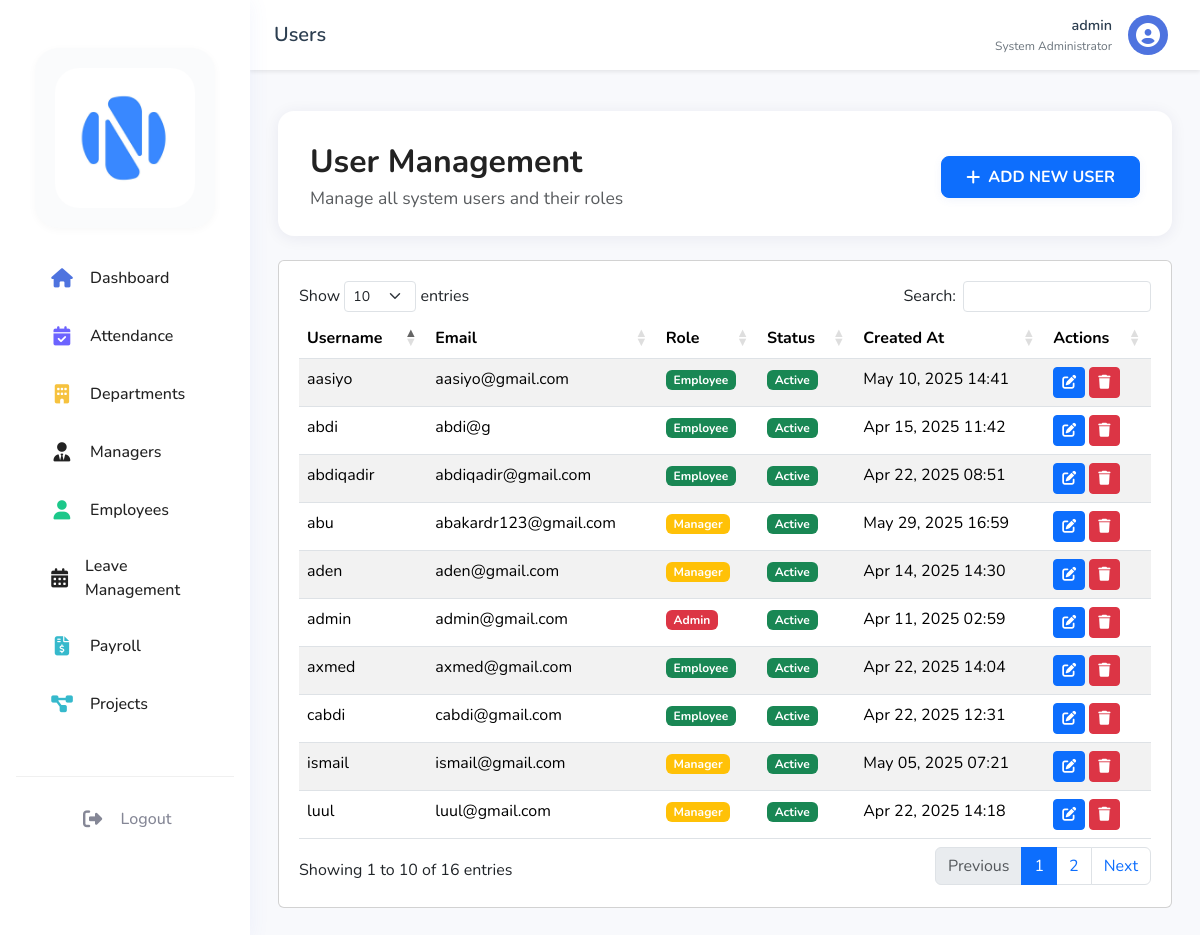
Page /dashboard/admin/users.php (signed in) on the committed database.
### tables this page shows
CREATE TABLE `users` (
  `user_id` int(11) NOT NULL,
  `username` varchar(50) NOT NULL,
  `password` varchar(255) NOT NULL,
  `email` varchar(100) NOT NULL,
  `role` enum('admin','hr','manager','employee') NOT NULL,
  `status` enum('active','inactive') DEFAULT 'active',
  `created_at` timestamp NOT NULL DEFAULT current_timestamp(),
  `last_login` timestamp NULL DEFAULT NULL
);

### dashboard/admin/includes/functions.php (called while the page is built, shortened)
<?php
function getRoleBadgeClass($role) {
    switch ($role) {
        case 'admin':
            return 'danger';
        case 'manager':
            return 'warning';
        case 'employee':
            return 'success';
    }
}

### dashboard/admin/users.php (the view, shortened to what this page needs)
<?php
require_once '../../config/database.php';
require_once 'includes/functions.php';
try {
    $stmt = $pdo->query("SELECT * FROM users ORDER BY created_at DESC");
    $users = $stmt->fetchAll();
} catch (PDOException $e) {
    $error = "Error fetching users: " . $e->getMessage();
}
?>
<!DOCTYPE html>
<html lang="en">
<head>
    <link href="https://cdn.jsdelivr.net/npm/bootstrap@5.3.2/dist/css/bootstrap.min.css" rel="stylesheet">
    <link rel="stylesheet" href="https://cdnjs.cloudflare.com/ajax/libs/font-awesome/6.4.0/css/all.min.css">
    <link rel="stylesheet" href="../../assets/css/dashboard.css">
    <link rel="stylesheet" href="https://cdn.datatables.net/1.11.5/css/dataTables.bootstrap5.min.css">
</head>
<body>
    <?php include 'includes/sidebar.php'; ?>
    <div class="main-content" id="main-content">
        <?php include 'includes/topbar.php'; ?>
        <div class="container-fluid" style="margin-top: 20px;">
            <div class="dashboard-header mb-4" style="border-radius: 16px; box-shadow: 0 2px 16px rgba(30,34,90,0.07); padding: 2rem 2rem 1.5rem 2rem; background: #fff;">
                <div class="d-flex justify-content-between align-items-center flex-wrap">
                    <div class="pe-3">
                        <h1 class="fw-bold mb-1" style="font-size:2rem; color:#222;">User Management</h1>
                        <div class="text-muted" style="font-size:1.1rem;">Manage all system users and their roles</div>
                    </div>
                    <button class="btn btn-primary fw-bold px-4 py-2 d-flex align-items-center" style="font-size:1rem; border-radius:8px; box-shadow:0 2px 8px rgba(78,115,223,0.08);" data-bs-toggle="modal" data-bs-target="#addUserModal">
                        <i class="fas fa-plus me-2"></i> ADD NEW USER
                    </button>
                </div>
            </div>
            <div class="card">
                <div class="card-body">
                    <table id="usersTable" class="table table-striped">
                        <thead>
                            <tr>
                                <th>Username</th>
                                <th>Email</th>
                                <th>Role</th>
                                <th>Status</th>
                                <th>Created At</th>
                                <th>Actions</th>
                            </tr>
                        </thead>
                        <tbody>
                            <?php foreach ($users as $user): ?>
                            <tr>
                                <td><?php echo htmlspecialchars($user['username']); ?></td>
                                <td><?php echo htmlspecialchars($user['email']); ?></td>
                                <td>
                                    <span class="badge bg-<?php echo getRoleBadgeClass($user['role']); ?>">
                                        <?php echo ucfirst($user['role']); ?>
                                    </span>
                                </td>
                                <td>
                                    <span class="badge bg-<?php echo $user['status'] === 'active' ? 'success' : 'danger'; ?>">
                                        <?php echo ucfirst($user['status']); ?>
                                    </span>
                                </td>
                                <td><?php echo date('M d, Y H:i', strtotime($user['created_at'])); ?></td>
                                <td>
                                    <button class="btn btn-sm btn-primary" onclick='editUser(<?php echo json_encode($user); ?>)'>
                                        <i class="fas fa-edit"></i>
                                    </button>
                                    <button class="btn btn-sm btn-danger" onclick="deleteUser(<?php echo $user['user_id']; ?>)">
                                        <i class="fas fa-trash"></i>
                                    </button>
                                </td>
                            </tr>
                            <?php endforeach; ?>
                        </tbody>
                    </table>
                </div>
            </div>
        </div>
    </div>
</body>
</html>

### dashboard/admin/includes/topbar.php (shortened to what this page needs)
<?php
$stmt = $pdo->prepare("SELECT * FROM users WHERE user_id = ? AND role = 'admin'");
$stmt->execute([$_SESSION['user_id']]);
$admin = $stmt->fetch();
?>
<nav class="topbar">
    <div class="topbar-left">
        <div class="page-title">
            <?php
            $current_page = basename($_SERVER['PHP_SELF'], '.php');
            echo ucfirst($current_page);
            ?>
        </div>
    </div>
    <div class="topbar-right">
        <div class="profile-dropdown">
            <button class="profile-btn" onclick="toggleProfileMenu()">
                <div class="profile-info">
                    <span class="profile-name"><?php echo htmlspecialchars($admin['username']); ?></span>
                    <span class="profile-department">System Administrator</span>
                </div>
                <div class="profile-avatar">
                    <i class="fas fa-user-circle"></i>
                </div>
            </button>
        </div>
    </div>
</nav>

### assets/css/dashboard.css (style rules this page uses)
:root { --sidebar-width: 250px; --sidebar-collapsed-width: 70px; --topbar-height: 60px; --primary-color: #4e73df; --secondary-color: #858796; --success-color: #1cc88a; --info-color: #36b9cc; --warning-color: #f6c23e; --danger-color: #e74a3b; }
body { font-family: 'Nunito', sans-serif; background-color: #f8f9fc; }
.main-content { margin-left: 250px; padding: 1rem; padding-top: 75px; transition: all 0.3s ease; min-height: 100vh; }
.topbar { position: fixed; top: 0; right: 0; left: 250px; height: 60px; background: white; box-shadow: 0 2px 4px rgba(0,0,0,0.1); padding: 0 1rem; display: flex; align-items: center; transition: all 0.3s ease; z-index: 1030; }
.card-body { padding: 1.25rem; }
.container-fluid { padding-top: 1rem; }
.card { margin-bottom: 1rem; }

### dashboard/admin/includes/topbar.php (style rules this page uses)
.topbar { position: fixed; top: 0; right: 0; left: 250px; height: 70px; background: #fff; display: flex; align-items: center; justify-content: space-between; padding: 0 1.5rem; z-index: 1030; box-shadow: 0 2px 4px rgba(0, 0, 0, 0.08); transition: all 0.3s ease; }
.topbar-left { display: flex; align-items: center; gap: 1rem; }
.page-title { font-size: 1.25rem; font-weight: 600; color: #2c3e50; }
.topbar-right { display: flex; align-items: center; gap: 1rem; }
.profile-dropdown { position: relative; }
.profile-btn { display: flex; align-items: center; gap: 1rem; background: none; border: none; padding: 0.5rem; cursor: pointer; border-radius: 0.375rem; transition: background-color 0.3s ease; }
.profile-info { text-align: right; }
.profile-name { display: block; font-weight: 600; color: #2c3e50; font-size: 0.9rem; }
.profile-department { display: block; color: #6c757d; font-size: 0.75rem; }
.profile-avatar { width: 40px; height: 40px; background: #4e73df; border-radius: 50%; display: flex; align-items: center; justify-content: center; color: #fff; }
.profile-avatar i { font-size: 1.5rem; }

### rows in the picture
users: username "admin", email "admin@gmail.com", role "Admin", status "Active", created_at "Apr 11, 2025 02:59"
users: username "abu", email "abakardr123@gmail.com", role "Manager", status "Active", created_at "May 29, 2025 16:59"
users: username "aasiyo", email "aasiyo@gmail.com", role "Employee", status "Active", created_at "May 10, 2025 14:41"
users: username "ismail", email "ismail@gmail.com", role "Manager", status "Active", created_at "May 05, 2025 07:21"
users: username "luul", email "luul@gmail.com", role "Manager", status "Active", created_at "Apr 22, 2025 14:18"
users: username "axmed", email "axmed@gmail.com", role "Employee", status "Active", created_at "Apr 22, 2025 14:04"
users: username "cabdi", email "cabdi@gmail.com", role "Employee", status "Active", created_at "Apr 22, 2025 12:31"
users: username "abdiqadir", email "abdiqadir@gmail.com", role "Employee", status "Active", created_at "Apr 22, 2025 08:51"
users: username "abdi", email "abdi@g", role "Employee", status "Active", created_at "Apr 15, 2025 11:42"
users: username "aden", email "aden@gmail.com", role "Manager", status "Active", created_at "Apr 14, 2025 14:30"

### other values in the picture
$current_page "Users"
